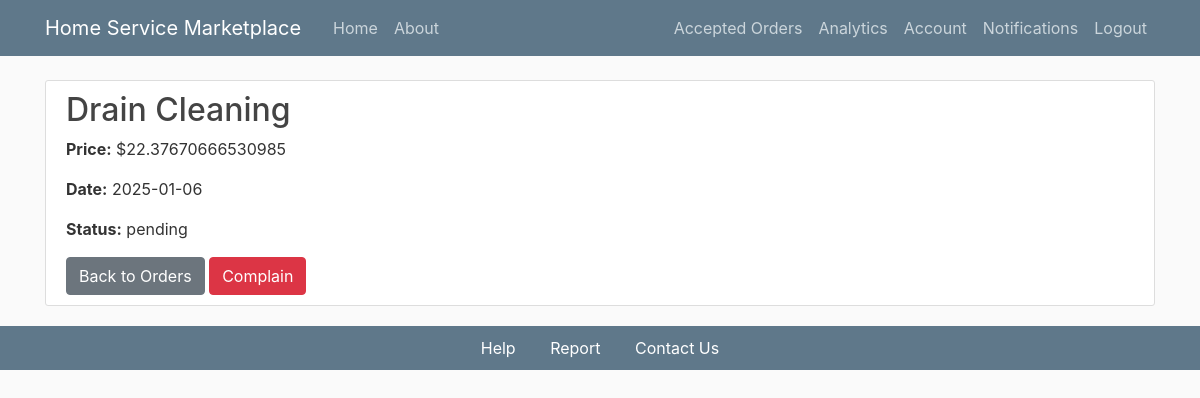
The app's page /userorderdetails/1 (signed in) with its own data.
### flaskapp/models.py (models this page shows, shortened)
class Service(db.Model):
    id = db.Column(db.Integer, primary_key=True)
    title = db.Column(db.String(100), nullable=False)
    description = db.Column(db.Text, nullable=False)
    date_posted = db.Column(db.DateTime, nullable=False, default=datetime.utcnow)
    user_id = db.Column(db.Integer, db.ForeignKey('user.id'), nullable=False)
    provider_id = db.Column(db.Integer, db.ForeignKey('service_provider.id'), nullable=False)
    ratings = db.Column(db.Integer, nullable=False)
    category_id = db.Column(db.Integer, db.ForeignKey('category.id'), nullable=False)
    duration = db.Column(db.Integer, nullable=False)
    ser_price = db.Column(db.Float, nullable=False)
    orders = db.relationship('Order', backref='linked_service', lazy=True)

class Order(db.Model):
    id = db.Column(db.Integer, primary_key=True)
    order_loc = db.Column(db.String(200), nullable=False)
    order_datetime = db.Column(db.DateTime, default=datetime.utcnow)
    status = db.Column(db.Enum(OrderStatus), nullable=False, default=OrderStatus.pending)
    review = db.Column(db.Text, nullable=True)
    rate = db.Column(db.Integer, nullable=True)
    price = db.Column(db.Float, nullable=False)
    notifications = db.Column(db.Enum(NotificationStatus), default=NotificationStatus.not_viewed)
    ser_id = db.Column(db.Integer, db.ForeignKey('service.id'), nullable=False)
    service = db.relationship('Service', backref='service_orders', lazy=True)  # Renamed backref
    customer_id = db.Column(db.Integer, db.ForeignKey('user.id'), nullable=False)
    service_provider_id = db.Column(db.Integer, db.ForeignKey('service_provider.id'), nullable=False)
    latitude = db.Column(db.Float)
    longitude = db.Column(db.Float)

### flaskapp/routes.py (the view)
@app.route('/userorderdetails/<int:order_id>')
@login_required
def userorderdetails(order_id):
    orders = (
        db.session.query(Order, Service)
        .join(Service, Order.ser_id == Service.id)
        .filter(Order.id == order_id).first()
    )
    if orders:
        order, service = orders
        combined_details = {
            'id': order.id,
            'price': order.price,
            'order_datetime': order.order_datetime,
            'status': order.status,
            'service_title': service.title,
        }
    if not orders:
        flash('Order not found', 'danger')
        return redirect(url_for('alluserorders'))
    return render_template('userorderdetails.html', details=combined_details)

### flaskapp/models.py (called while the page is built)
@login_manager.user_loader
def load_user(user_id):
    return User.query.get(int(user_id))

    @property
    def is_service_provider(self):
        return ServiceProvider.query.filter_by(id=self.id).first() is not None

### flaskapp/templates/userorderdetails.html (shortened to what this page needs)
{% extends "layout.html" %}
{% block content %}
    <div class="content-section">
        <h2>{{ details.service_title }}</h2>
        <p><strong>Price:</strong> ${{ details.price }}</p>
        <p><strong>Date:</strong> {{ details.order_datetime.strftime('%Y-%m-%d')}}</p>
        <p><strong>Status:</strong> {{ details.status.value }}</p>
        <a href="{{ url_for('alluserorders') }}" class="btn btn-secondary">Back to Orders</a>
        <button id="complainBtn" class="btn btn-danger">Complain</button>
    </div>
{% endblock content %}

### flaskapp/static/main.css (style rules this page uses)
body { background: #fafafa; color: #333333; margin-top: 5rem; }
h1, h2, h3, h4, h5, h6 { color: #444444; }
.content-section { background: #ffffff; padding: 10px 20px; border: 1px solid #dddddd; border-radius: 3px; margin-bottom: 20px; }

### records on screen
Service: service_title "Drain Cleaning"
Order: price "22.37670666530985", order_datetime "2025-01-06", status.value "pending"
